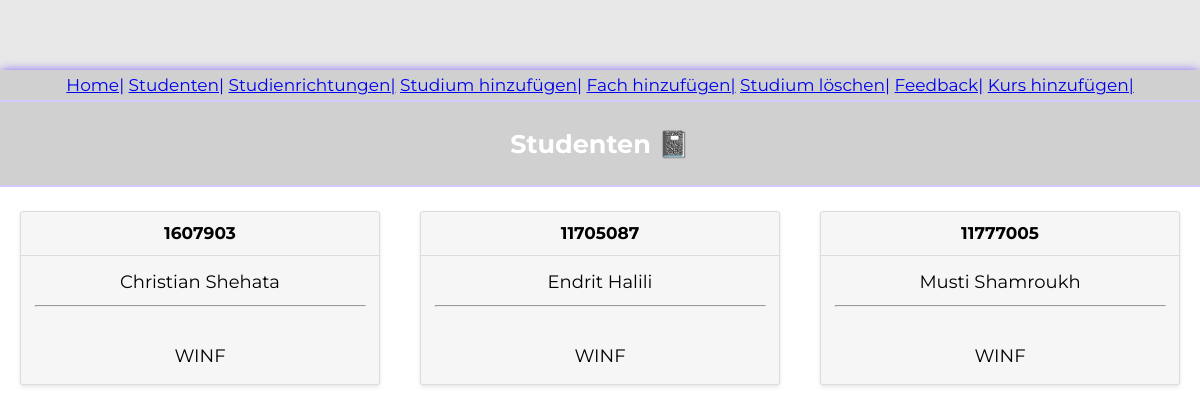
Before: /lvplaner/students with the older database file.
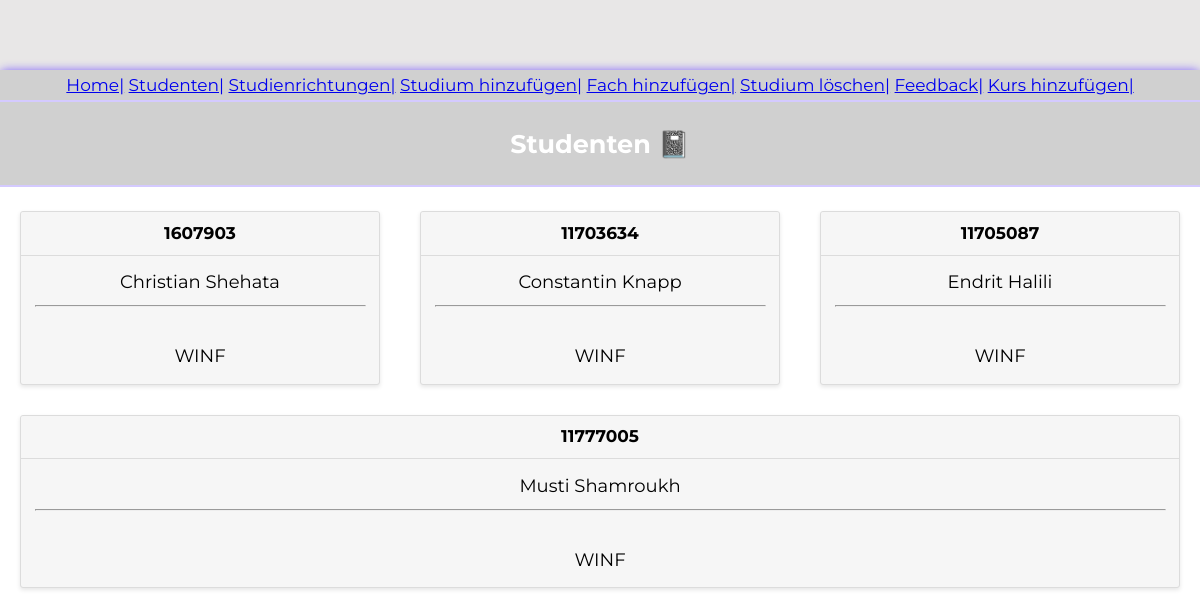
After: the same page with the newer database file.
### lvplaner/models.py (models this page shows, shortened)
class Student(models.Model):
    m_nr = models.IntegerField(verbose_name='Matrikelnummer', primary_key=True)
    first_name = models.CharField(verbose_name="Vorname", max_length=20)
    last_name = models.CharField(verbose_name="Nachname", max_length=20)
    major_name = models.ForeignKey(Major, on_delete=models.PROTECT)

class Major(models.Model):
    major_name = models.CharField(verbose_name="Studienrichtung", max_length=30, primary_key=True)
    def __str__(self):
        return self.major_name

### lvplaner/views.py (the view)
# urls.py: path('students', views.student_list, name='students'),
def student_list(request):
    students = Student.objects.all()
    return render(request, 'lvplaner/student_list.html', {'students': students})

### lvplaner/templates/lvplaner/student_list.html (shortened to what this page needs)
{% extends "layout.html" %}
{% block content %}
<header>
<h2>  Studenten 📓 </h2>
</header>
<br />
<body>
<div class="cards">
    {% for student in students %}
    <div class = "card">
        <header>  {{ student.m_nr }} </header>
        <div class="card-copy">
        {{ student.first_name }}
        {{ student.last_name }}
            <hr />
        </div>
        <div class="card-copy">
            {{ student.major_name }}
       <br />
        </div>
    </div>
    {% endfor %}
</div>
</body>
{% endblock %}

Changed rows visible on the page:
added Student: m_nr "11703634", first_name "Constantin", last_name "Knapp", major_name "WINF"
